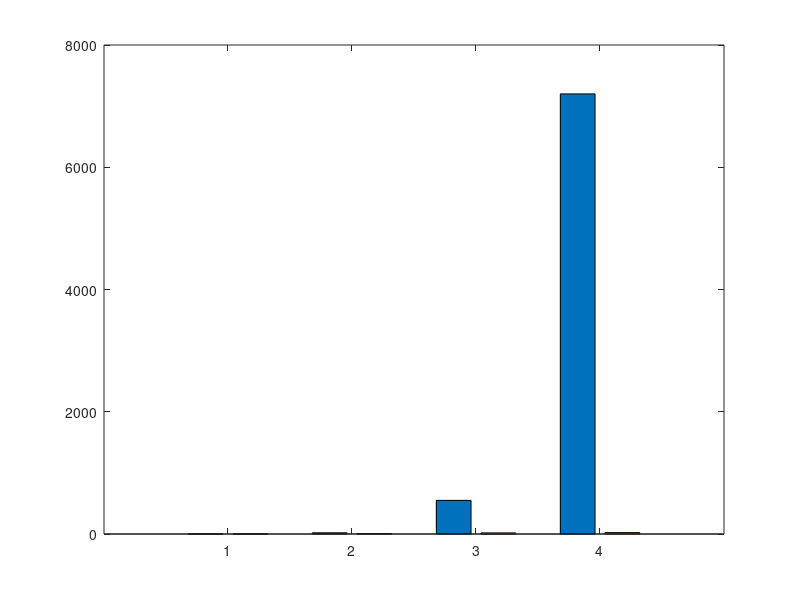

This chart was generated by the following MATLAB code: (Note: this script raises an error after producing the figure.)
% 
% %% RMSE plots
% %NUM_DRONES 3
% %false positive nClutter, false negative pDetection, noiseScalar
% % control RMSE: 0.1646 MAX: 0.6667
% 
% %false positive nClutter = 1,5,10 = [0.1646,0.6667], [1.3542, 5.1059], [2.9198,15.3674]
% 
% %false negative prob_detection = 0.97,0.95, 0.9 = [1.58, 10.789], [32.173, 55.489], [65.71,104.906]
% 
% %noise clutter = 0.25,0.5,0.75 = [1.538, 2.33],[3.407,11.64],[41.07,57.56]
% 
% %mixed = 1,0.97, 0.25 = [63.01, 105.63]
% 
% %mixed = 3,0.99, 0.5 = [3.609, 9.366] 
% %% plot evaluation
% 
% FP = [1, 5, 10];
% FN = [0.97, 0.95, 0.9];
% FPrmse = [0.1646, 1.3542, 2.9198];
% FPmax = [0.6667, 5.1059, 15.3674];
% FNrmse = [1.58, 32.173, 65.71];
% FNmax = [10.789, 55.489, 104.906];
% Nrmse = [1.538, 3.407, 41.07];
% Nmax = [2.33, 11.64, 57.56];
% 
% 
% figure(4)
% 
% FPdata = [FPrmse(1), FPmax(1); FPrmse(2), FPmax(2); FPrmse(3), FPmax(3)];
% h = bar(FPdata)
% h(1).FaceColor = [0.4 0.4 0.4];
% h(2).FaceColor = [0.85 0.85 0.85];
% 
% hold on
% ylim([0 120]);
% xlabel('False Positive (# of Clutter)');
% ylabel('Error (pixel/drone)');
% title('Effect of False Positive on Tracking Error');
% 
% legend({'RMSE','Max'});
% name = {'1','5','10'};
% set(gca,'xticklabel',name);
% 
% %%
% figure(5)
% 
% FNdata = [FNrmse(1), FNmax(1); FNrmse(2), FNmax(2); FNrmse(3), FNmax(3)];
% m = bar(FNdata)
% m(1).FaceColor = [0.4 0.4 0.4];
% m(2).FaceColor = [0.85 0.85 0.85];
% 
% hold on
% ylim([0 120]);
% xlabel('False Negative (P(detection))');
% ylabel('Error (pixel/drone)');
% title('Effect of False Negative on Tracking Error');
% 
% legend({'RMSE','Max'});
% name = {'0.97','0.95','0.93'};
% set(gca,'xticklabel',name);
% 
% %%
% figure(6)
% 
% Ndata = [Nrmse(1), Nmax(1); Nrmse(2), Nmax(2); Nrmse(3), Nmax(3)];
% n = bar(Ndata)
% n(1).FaceColor = [0.4 0.4 0.4];
% n(2).FaceColor = [0.85 0.85 0.85];
% 
% hold on
% ylim([0 120]);
% xlabel('Noise (% of std. dev)');
% ylabel('Error (pixel/drone)');
% title('Effect of Varying Noise on Tracking Error');
% 
% legend({'RMSE','Max'});
% name = {'0.25','0.50','0.75'};
% set(gca,'xticklabel',name);

%%

figure(9)

FPdata = [1.1, 1.2 ; 20, 6 ; 550, 18; 7200, 23];
h = bar(FPdata)
h(1).FaceColor = [0.4 0.4 0.4];
h(2).FaceColor = [0.85 0.85 0.85];

set(gca,'YScale','log')
hold on
box off

% ylim([5 10000]);
xlabel('Number of Drones Tracking');
ylabel('Processing Time (msec)');
% title('Effect of False Positive on Tracking Error');

legend({'JPDAF','PHD'});
pbaspect([2 1 1])

name = {'3','6','7', '8'};
set(gca,'xticklabel',name);
